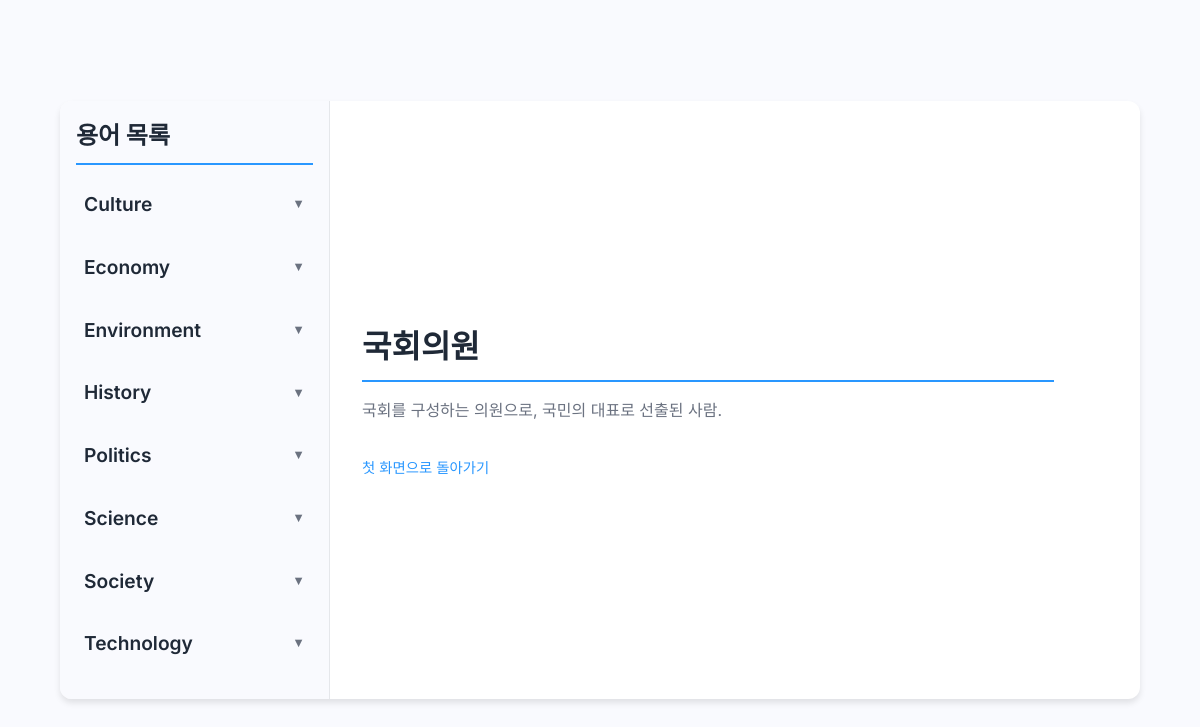
Page /364/ on the committed database.
### glossary/models.py (models this page shows, shortened)
class Term(models.Model):
    type = models.CharField(max_length=50)  # 대분류
    terms = models.CharField(max_length=100)  # 용어 이름
    definition = models.TextField()  # 정의
    full_term = models.CharField(max_length=200, blank=True, null=True)  # full term 추가 (필수 아님)
    view_count = models.IntegerField(default=0)  # 조회수 필드 추가

### glossary/views.py (the view)
# urls.py: path('<int:pk>/', views.term_detail, name='term_detail'),  # 용어 상세 페이지
def term_detail(request, pk):
    term = get_object_or_404(Term, pk=pk)  # 특정 용어 가져오기
    term.view_count = F('view_count') + 1  # 조회수 증가
    term.save(update_fields=['view_count'])  # 데이터베이스에 저장
    terms = Term.objects.all().order_by('type', 'terms')
    terms_by_type = defaultdict(list)
    for t in terms:
        terms_by_type[t.type].append(t)
    def add_links(definition):
        all_terms = Term.objects.values_list('terms', 'id')
        for other_term, other_id in all_terms:
            pattern = rf'\b{re.escape(other_term)}\b'
            link = f'<a href="/{other_id}/">{other_term}</a>'
            definition = re.sub(pattern, link, definition)
        return definition
    term.definition = add_links(term.definition)
    term.definition = mark_safe(add_links(term.definition))
    return render(request, 'glossary/term_detail.html', {
        'term': term,
        'terms_by_type': dict(terms_by_type)  # full_term 데이터도 템플릿에서 활용 가능
    })

### glossary/templates/glossary/term_detail.html (shortened to what this page needs)
<!DOCTYPE html>
<html lang="ko">
<head>
</head>
<body>
    <div class="container">
        <aside class="sidebar">
            <h2>용어 목록</h2>
            {% for type, terms in terms_by_type.items %}
            <section class="type-section">
                <div class="type-heading">{{ type }}</div>
            </section>
            {% endfor %}
        </aside>
        <main class="content">
            <h2 class="term-title">{{ term.terms }}</h2>
            <div class="term-definition">
                {{ term.definition }}
            </div>
            <a href="/" class="back-link">첫 화면으로 돌아가기</a>
        </main>
    </div>
</body>
</html>

### rows in the picture
Term: type "Culture"
Term: type "Economy"
Term: type "Environment"
Term: type "History"
Term: type "Politics", terms "국회의원", definition "국회를 구성하는 의원으로, 국민의 대표로 선출된 사람."
Term: type "Science"
Term: type "Society"
Term: type "Technology"
